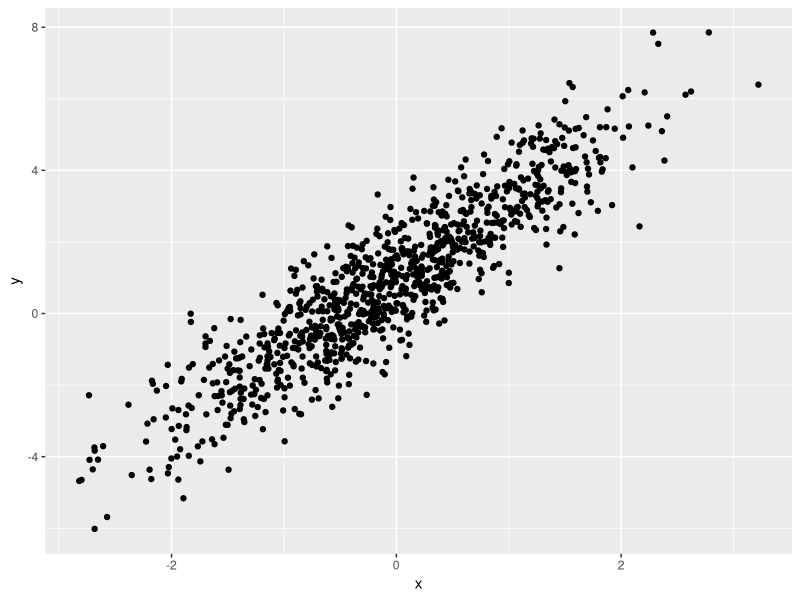
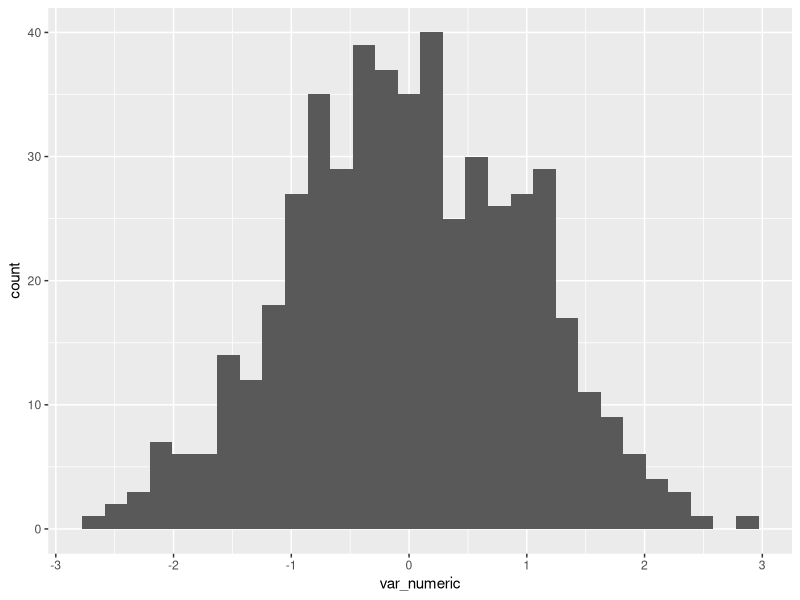

Write R code to recreate these figures, in order.
## ---- chunk 1
library(tidyverse)
## ---- chunk 2
samp = rnorm(100)
length(samp)
## ---- chunk 3
plot_df = 
  tibble(
    x = rnorm(n=1000),
    y = 1 + 2 * x + rnorm(1000)
  )

ggplot(plot_df, aes(x=x, y=y)) + geom_point()
## ---- chunk 4
test_df = 
  tibble(
    var_numeric = rnorm(n=500), mean=1, 
    var_logic = var_numeric > 0,
    var_abs = abs(var_numeric)
  )

ggplot(test_df, aes(x=var_numeric)) + geom_histogram()
